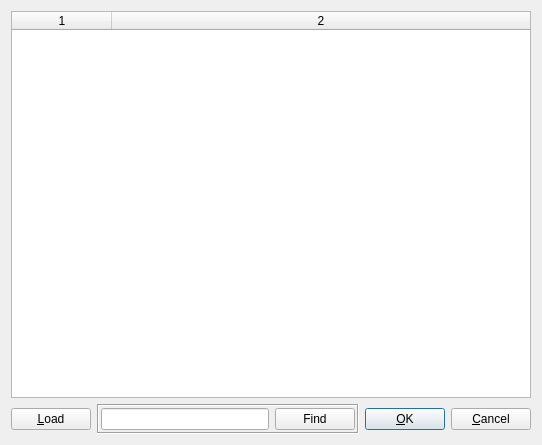
<?xml version="1.0" encoding="UTF-8"?>
<ui version="4.0">
 <class>RefDialog</class>
 <widget class="QWidget" name="RefDialog">
  <property name="geometry">
   <rect>
    <x>0</x>
    <y>0</y>
    <width>542</width>
    <height>445</height>
   </rect>
  </property>
  <property name="windowTitle">
   <string>Stations</string>
  </property>
  <property name="toolTip">
   <string/>
  </property>
  <layout class="QVBoxLayout" name="verticalLayout">
   <item>
    <widget class="QTableWidget" name="tWStationList">
     <property name="columnCount">
      <number>2</number>
     </property>
     <attribute name="horizontalHeaderStretchLastSection">
      <bool>true</bool>
     </attribute>
     <attribute name="verticalHeaderVisible">
      <bool>false</bool>
     </attribute>
     <column/>
     <column/>
    </widget>
   </item>
   <item>
    <widget class="QWidget" name="widget" native="true">
     <property name="sizePolicy">
      <sizepolicy hsizetype="Preferred" vsizetype="Maximum">
       <horstretch>0</horstretch>
       <verstretch>0</verstretch>
      </sizepolicy>
     </property>
     <layout class="QHBoxLayout" name="horizontalLayout">
      <property name="leftMargin">
       <number>0</number>
      </property>
      <property name="topMargin">
       <number>0</number>
      </property>
      <property name="rightMargin">
       <number>0</number>
      </property>
      <property name="bottomMargin">
       <number>0</number>
      </property>
      <item>
       <widget class="QPushButton" name="btnLoad">
        <property name="toolTip">
         <string/>
        </property>
        <property name="text">
         <string>&amp;Load</string>
        </property>
       </widget>
      </item>
      <item>
       <widget class="QFrame" name="frame">
        <property name="frameShape">
         <enum>QFrame::Box</enum>
        </property>
        <property name="frameShadow">
         <enum>QFrame::Sunken</enum>
        </property>
        <layout class="QHBoxLayout" name="horizontalLayout_2">
         <property name="leftMargin">
          <number>2</number>
         </property>
         <property name="topMargin">
          <number>2</number>
         </property>
         <property name="rightMargin">
          <number>2</number>
         </property>
         <property name="bottomMargin">
          <number>2</number>
         </property>
         <item>
          <widget class="QLineEdit" name="lEFind">
           <property name="enabled">
            <bool>true</bool>
           </property>
           <property name="toolTip">
            <string>Search string</string>
           </property>
           <property name="text">
            <string/>
           </property>
          </widget>
         </item>
         <item>
          <widget class="QPushButton" name="btnFind">
           <property name="toolTip">
            <string/>
           </property>
           <property name="text">
            <string>Find</string>
           </property>
          </widget>
         </item>
        </layout>
       </widget>
      </item>
      <item>
       <widget class="QPushButton" name="btnOK">
        <property name="toolTip">
         <string/>
        </property>
        <property name="text">
         <string>&amp;OK</string>
        </property>
        <property name="autoDefault">
         <bool>true</bool>
        </property>
        <property name="default">
         <bool>true</bool>
        </property>
       </widget>
      </item>
      <item>
       <widget class="QPushButton" name="btnCancel">
        <property name="toolTip">
         <string/>
        </property>
        <property name="text">
         <string>&amp;Cancel</string>
        </property>
       </widget>
      </item>
     </layout>
    </widget>
   </item>
  </layout>
 </widget>
 <resources/>
 <connections/>
</ui>
